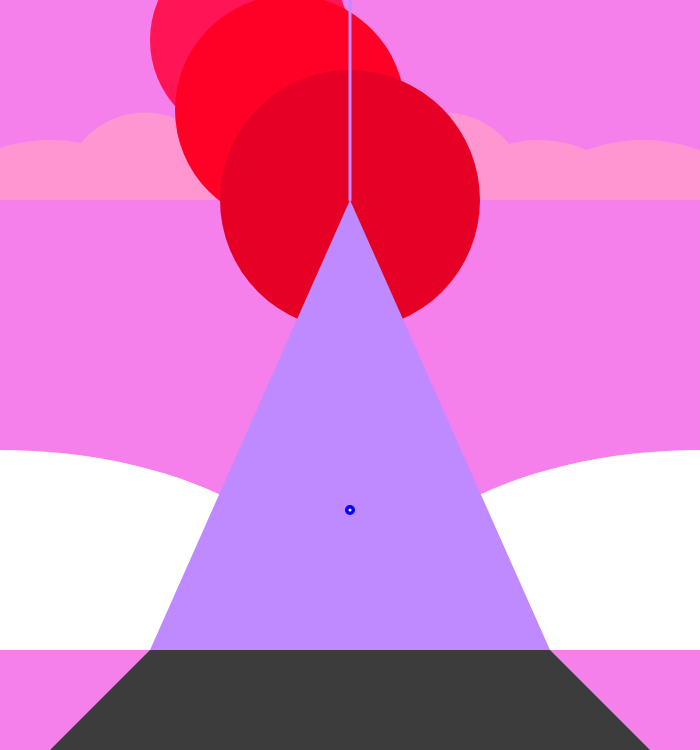
Frame 1 (no input)
Frame 60 (no input): identical to frame 1, image omitted
Frame 120 (the mouse pressed at the canvas centre since frame 60): identical to frame 1, image omitted

The p5.js sketch that drew this single still picture (run headless with seeded random() and noise() and a simulated clock; from frame 60 on, the mouse is pressed at the canvas centre):

// p5.js sketch
// ── sketch.js
function setup() {
  createCanvas(700, 750);
}


function draw() {
  background(245,128,235);
  //noFill();
  noStroke();



  //fill(179,102,255);
  fill(60);
  quad(0, 800, 150, 650, 550, 650, 700, 800);

  fill(191,102,255);
  //triangle(160, 650, 350, 200, 540, 650);

  fill(255);
  arc(0, 650, 700, 400, PI, TWO_PI);

  fill(255);
  arc(700, 650, 700, 400, PI, TWO_PI);

  //fill(40);
  //ellipse(350, 30, 400, 120);


  fill(255,150,210);
  arc(444, 200, 170, 175, PI, TWO_PI);
  fill(255,150,210);
  arc(539, 200, 170, 120, PI, TWO_PI);
  fill(255,150,210);
  arc(643, 200, 200, 120, PI, TWO_PI);

  fill(255,150,210);
  arc(145, 200, 170, 175, PI, TWO_PI);
  fill(255,150,210);
  arc(235, 200, 170, 120, PI, TWO_PI);
  fill(255,150,210);
  arc(50, 200, 200, 120, PI, TWO_PI);

     fill(255,20,85);
  ellipse(250, 40, 200, 200);
    fill(255,0,38);
  ellipse(290, 110, 230, 230);
  fill(230,0,38);
  ellipse(350, 200, 260, 260);


  fill(191,138,255);
  triangle(150, 650, 350, 200, 550, 650);
   fill("blue");
  ellipse(350, 510, 10, 10);
   fill("white");
  ellipse(350, 510, 3, 3);

  stroke(191,138,255);
  strokeWeight(3);
  line(350, 0, 350, 200);

  print("my world has three moons");



  //fill(255);
  //text(mouseX + " , " + mouseY, 150, 50)
}
